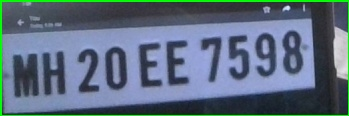
#> input picture Number Plate Recognition Module/Number Plate Recognition Module/plates/scaned_img_0.jpg, 349 x 116 px
$ python -i plate_ocr.py   (imports and definitions only)   (older library calls are emulated)
#> lines starting #> are read from the running program, lines starting #| are printed output that depends on the picture; after the words box and inside, x2 and y2 are one past the last pixel; in counts of white or black regions, pixels touching at a corner belong together
#> further down, picture is the input picture: shape (116, 349, 3); mean B, G, R 127, 109.6, 92.2
import cv2
import os
from openpyxl import Workbook
import pytesseract
from PIL import Image
import numpy as np
from datetime import datetime


current_datetime = datetime.now()

pytesseract.pytesseract.tesseract_cmd = r'C:/Program Files/Tesseract-OCR/tesseract.exe'
harcascade = "model\haarcascade_russian_plate_number.xml"


def number_plate_detection(img):

    # [24 lines left out: function clean2_plate, not called in this run]

    def ratioCheck(area, width, height):
        ratio = float(width) / float(height)
        if ratio < 1:
            ratio = 1 / ratio
        if (area < 1063.62 or area > 73862.5) or (ratio < 3 or ratio > 6):
            return False
        return True

    # [6 lines left out: function isMaxWhite, not called in this run]

    def ratio_and_rotation(rect):
        (x, y), (width, height), rect_angle = rect

        if(width>height):
            angle = -rect_angle
        else:
            angle = 90 + rect_angle

        if angle>15:
            return False

        if height == 0 or width == 0:
            return False

        area = height*width
        if not ratioCheck(area,width,height):
            return False
        else:
            return True


    img2 = cv2.GaussianBlur(img, (5,5), 0)
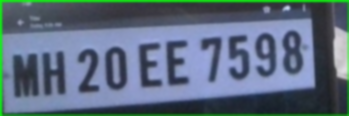
#> img2: shape (116, 349, 3); mean B, G, R 127, 109, 92.2
    img2 = cv2.cvtColor(img2, cv2.COLOR_BGR2GRAY)
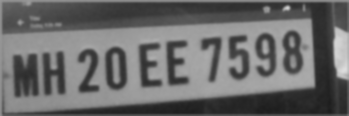
#> img2: shape (116, 349); min 28, max 221, mean 106

    img2 = cv2.Sobel(img2,cv2.CV_8U,1,0,ksize=3)
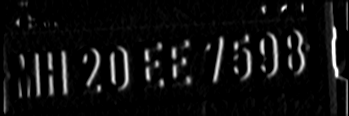
#> img2: shape (116, 349); min 0, max 255, mean 15.7
    _,img2 = cv2.threshold(img2,0,255,cv2.THRESH_BINARY+cv2.THRESH_OTSU)
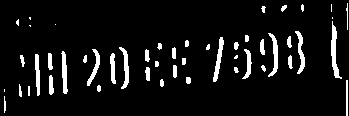
#> img2: shape (116, 349); 7.2% white; 49 white regions (10 under 20 px), largest, box (x1, y1, x2, y2) and area: (331, 21, 342, 79) 256, (213, 37, 224, 82) 195, (268, 33, 278, 77) 191

    element = cv2.getStructuringElement(shape=cv2.MORPH_RECT, ksize=(17, 3))
    morph_img_threshold = img2.copy()
    cv2.morphologyEx(src=img2, op=cv2.MORPH_CLOSE, kernel=element, dst=morph_img_threshold)
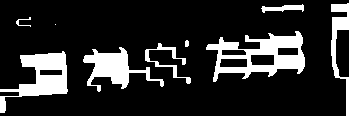
#> morph_img_threshold: shape (116, 349); 16.4% white; 9 white regions (1 under 20 px)
    num_contours, hierarchy= cv2.findContours(morph_img_threshold,mode=cv2.RETR_EXTERNAL,method=cv2.CHAIN_APPROX_NONE)
#> num_contours = 9 contours, 3 with area under 20; largest, box (x1, y1, x2, y2) and area: (206, 31, 305, 82) 2747, (0, 51, 68, 113) 1676, (83, 47, 164, 92) 1184, (331, 3, 349, 116) 588, (145, 43, 191, 84) 224, (261, 4, 304, 13) 156
    cv2.drawContours(img2, num_contours, -1, (0,255,0), 1)
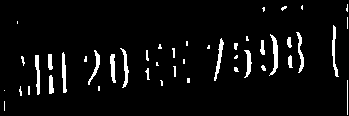
#> img2: shape (116, 349); 5.1% white; 45 white regions (22 under 20 px), largest, box (x1, y1, x2, y2) and area: (269, 34, 278, 76) 167, (332, 25, 339, 77) 145, (214, 38, 224, 81) 140


    for i,cnt in enumerate(num_contours):
        min_rect = cv2.minAreaRect(cnt)
        if ratio_and_rotation(min_rect):
            x,y,w,h = cv2.boundingRect(cnt)
            plate_img = img[y:y+h,x:x+w]
            if(isMaxWhite(plate_img)):
                clean_plate, rect = clean2_plate(plate_img)
                if rect:
                    fg=0
                    x1,y1,w1,h1 = rect
                    x,y,w,h = x+x1,y+y1,w1,h1
                    plate_im = Image.fromarray(clean_plate)
                    text = pytesseract.image_to_string(plate_im, lang='eng')
                    return text
#> this loop made 9 passes
#> (width in ratio_and_rotation, height in ratio_and_rotation, rect_angle in ratio_and_rotation, angle in ratio_and_rotation, area in ratio_and_rotation) on passes 1, 2, 5, 7, 8: (70.21, 55.23, -5.44, 5.44, 3877.2), (78.17, 42.42, -4.54, 4.54, 3316), (96.84, 43.35, -5.29, 5.29, 4198.4), (9, 14, -90, 0, 126), (42.1, 6.99, -2.86, 2.86, 294.3)
#> (width in ratio_and_rotation, height in ratio_and_rotation, rect_angle in ratio_and_rotation, angle in ratio_and_rotation) on passes 3, 4, 6, 9: (26.68, 55.07, -58.74, 31.26), (6, 3, -90, 90), (0, 0, -90, 0), (112, 17, -90, 90)


# [50 lines left out: function notebook_data, not called in this run]

>>> import cv2
>>> picture = cv2.imread('plates/scaned_img_0.jpg')
>>> result = number_plate_detection(picture)
